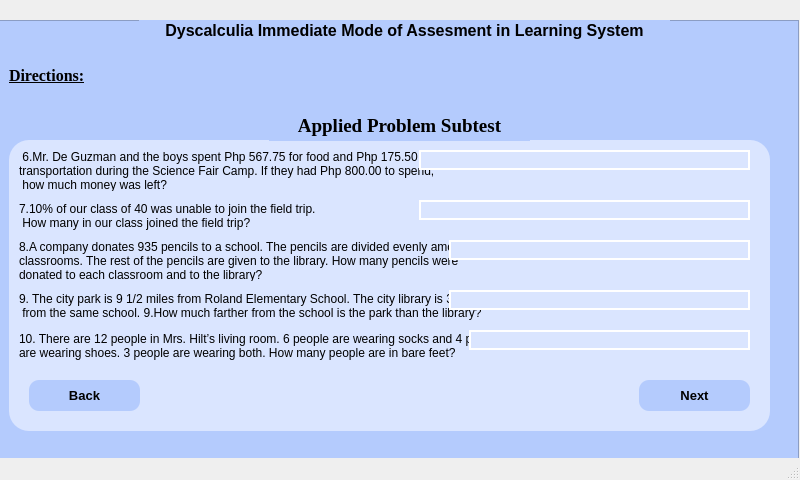
<?xml version="1.0" encoding="UTF-8"?>
<ui version="4.0">
 <class>MainWindow</class>
 <widget class="QMainWindow" name="MainWindow">
  <property name="geometry">
   <rect>
    <x>0</x>
    <y>0</y>
    <width>800</width>
    <height>480</height>
   </rect>
  </property>
  <property name="windowTitle">
   <string>MainWindow</string>
  </property>
  <widget class="QWidget" name="centralwidget">
   <widget class="QFrame" name="frame">
    <property name="geometry">
     <rect>
      <x>-1</x>
      <y>20</y>
      <width>800</width>
      <height>480</height>
     </rect>
    </property>
    <property name="styleSheet">
     <string notr="true">background-color: rgb(180, 203, 253);</string>
    </property>
    <property name="frameShape">
     <enum>QFrame::StyledPanel</enum>
    </property>
    <property name="frameShadow">
     <enum>QFrame::Raised</enum>
    </property>
    <widget class="QLabel" name="label_3">
     <property name="geometry">
      <rect>
       <x>10</x>
       <y>40</y>
       <width>91</width>
       <height>31</height>
      </rect>
     </property>
     <property name="font">
      <font>
       <family>Times New Roman</family>
       <pointsize>12</pointsize>
       <weight>75</weight>
       <bold>true</bold>
       <underline>true</underline>
      </font>
     </property>
     <property name="mouseTracking">
      <bool>false</bool>
     </property>
     <property name="text">
      <string>Directions:</string>
     </property>
    </widget>
    <widget class="QFrame" name="frame_2">
     <property name="geometry">
      <rect>
       <x>10</x>
       <y>120</y>
       <width>761</width>
       <height>291</height>
      </rect>
     </property>
     <property name="styleSheet">
      <string notr="true">background-color: rgb(218, 229, 255);
border-radius: 20px;</string>
     </property>
     <property name="frameShape">
      <enum>QFrame::StyledPanel</enum>
     </property>
     <property name="frameShadow">
      <enum>QFrame::Raised</enum>
     </property>
     <widget class="QLabel" name="label_5">
      <property name="geometry">
       <rect>
        <x>10</x>
        <y>10</y>
        <width>741</width>
        <height>41</height>
       </rect>
      </property>
      <property name="text">
       <string> 6.Mr. De Guzman and the boys spent Php 567.75 for food and Php 175.50 for 
transportation during the Science Fair Camp. If they had Php 800.00 to spend,
 how much money was left?</string>
      </property>
     </widget>
     <widget class="QLabel" name="label_6">
      <property name="geometry">
       <rect>
        <x>10</x>
        <y>60</y>
        <width>741</width>
        <height>31</height>
       </rect>
      </property>
      <property name="text">
       <string>7.10% of our class of 40 was unable to join the field trip.
 How many in our class joined the field trip?</string>
      </property>
     </widget>
     <widget class="QLabel" name="label_7">
      <property name="geometry">
       <rect>
        <x>10</x>
        <y>100</y>
        <width>741</width>
        <height>41</height>
       </rect>
      </property>
      <property name="text">
       <string>8.A company donates 935 pencils to a school. The pencils are divided evenly among 9 
classrooms. The rest of the pencils are given to the library. How many pencils were 
donated to each classroom and to the library?</string>
      </property>
     </widget>
     <widget class="QLabel" name="label_8">
      <property name="geometry">
       <rect>
        <x>10</x>
        <y>150</y>
        <width>741</width>
        <height>31</height>
       </rect>
      </property>
      <property name="text">
       <string>9. The city park is 9 1/2 miles from Roland Elementary School. The city library is 3 3/10 
 from the same school. 9.How much farther from the school is the park than the library? </string>
      </property>
     </widget>
     <widget class="QLabel" name="label_9">
      <property name="geometry">
       <rect>
        <x>10</x>
        <y>180</y>
        <width>741</width>
        <height>51</height>
       </rect>
      </property>
      <property name="text">
       <string>10. There are 12 people in Mrs. Hilt’s living room. 6 people are wearing socks and 4 people 
are wearing shoes. 3 people are wearing both. How many people are in bare feet? </string>
      </property>
     </widget>
     <widget class="QPushButton" name="pushButton">
      <property name="geometry">
       <rect>
        <x>20</x>
        <y>240</y>
        <width>111</width>
        <height>31</height>
       </rect>
      </property>
      <property name="font">
       <font>
        <pointsize>10</pointsize>
        <weight>75</weight>
        <bold>true</bold>
       </font>
      </property>
      <property name="cursor">
       <cursorShape>PointingHandCursor</cursorShape>
      </property>
      <property name="styleSheet">
       <string notr="true">background-color: rgb(180, 203, 253);
border-radius: 10px;</string>
      </property>
      <property name="text">
       <string>Back</string>
      </property>
     </widget>
     <widget class="QPushButton" name="pushButton_2">
      <property name="geometry">
       <rect>
        <x>630</x>
        <y>240</y>
        <width>111</width>
        <height>31</height>
       </rect>
      </property>
      <property name="font">
       <font>
        <pointsize>10</pointsize>
        <weight>75</weight>
        <bold>true</bold>
        <kerning>true</kerning>
       </font>
      </property>
      <property name="cursor">
       <cursorShape>PointingHandCursor</cursorShape>
      </property>
      <property name="acceptDrops">
       <bool>false</bool>
      </property>
      <property name="styleSheet">
       <string notr="true">background-color: rgb(180, 203, 253);
border-radius: 10px;</string>
      </property>
      <property name="text">
       <string>Next</string>
      </property>
      <property name="autoDefault">
       <bool>false</bool>
      </property>
     </widget>
     <widget class="QLineEdit" name="lineEdit">
      <property name="geometry">
       <rect>
        <x>410</x>
        <y>10</y>
        <width>331</width>
        <height>20</height>
       </rect>
      </property>
      <property name="styleSheet">
       <string notr="true">QLineEdit {
	border: 2px solid #FFFFFF;
}

QLineEdit:focus{
	border: 2px solid #000000
}</string>
      </property>
     </widget>
     <widget class="QLineEdit" name="lineEdit_2">
      <property name="geometry">
       <rect>
        <x>410</x>
        <y>60</y>
        <width>331</width>
        <height>20</height>
       </rect>
      </property>
      <property name="styleSheet">
       <string notr="true">QLineEdit {
	border: 2px solid #FFFFFF;
}

QLineEdit:focus{
	border: 2px solid #000000
}</string>
      </property>
     </widget>
     <widget class="QLineEdit" name="lineEdit_3">
      <property name="geometry">
       <rect>
        <x>440</x>
        <y>100</y>
        <width>301</width>
        <height>20</height>
       </rect>
      </property>
      <property name="styleSheet">
       <string notr="true">QLineEdit {
	border: 2px solid #FFFFFF;
}

QLineEdit:focus{
	border: 2px solid #000000
}</string>
      </property>
     </widget>
     <widget class="QLineEdit" name="lineEdit_4">
      <property name="geometry">
       <rect>
        <x>440</x>
        <y>150</y>
        <width>301</width>
        <height>20</height>
       </rect>
      </property>
      <property name="styleSheet">
       <string notr="true">QLineEdit {
	border: 2px solid #FFFFFF;
}

QLineEdit:focus{
	border: 2px solid #000000
}</string>
      </property>
     </widget>
     <widget class="QLineEdit" name="lineEdit_5">
      <property name="geometry">
       <rect>
        <x>460</x>
        <y>190</y>
        <width>281</width>
        <height>20</height>
       </rect>
      </property>
      <property name="styleSheet">
       <string notr="true">QLineEdit {
	border: 2px solid #FFFFFF;
}

QLineEdit:focus{
	border: 2px solid #000000
}</string>
      </property>
     </widget>
    </widget>
    <widget class="QLabel" name="label">
     <property name="geometry">
      <rect>
       <x>140</x>
       <y>0</y>
       <width>531</width>
       <height>20</height>
      </rect>
     </property>
     <property name="font">
      <font>
       <pointsize>12</pointsize>
       <weight>75</weight>
       <bold>true</bold>
       <underline>false</underline>
      </font>
     </property>
     <property name="text">
      <string>Dyscalculia Immediate Mode of Assesment in Learning System</string>
     </property>
     <property name="alignment">
      <set>Qt::AlignCenter</set>
     </property>
     <property name="wordWrap">
      <bool>false</bool>
     </property>
    </widget>
    <widget class="QLabel" name="label_4">
     <property name="geometry">
      <rect>
       <x>270</x>
       <y>90</y>
       <width>261</width>
       <height>31</height>
      </rect>
     </property>
     <property name="font">
      <font>
       <family>Times New Roman</family>
       <pointsize>14</pointsize>
       <weight>75</weight>
       <bold>true</bold>
       <underline>false</underline>
      </font>
     </property>
     <property name="mouseTracking">
      <bool>false</bool>
     </property>
     <property name="text">
      <string>Applied Problem Subtest</string>
     </property>
     <property name="alignment">
      <set>Qt::AlignCenter</set>
     </property>
    </widget>
   </widget>
  </widget>
  <widget class="QMenuBar" name="menubar">
   <property name="geometry">
    <rect>
     <x>0</x>
     <y>0</y>
     <width>800</width>
     <height>21</height>
    </rect>
   </property>
  </widget>
  <widget class="QStatusBar" name="statusbar"/>
 </widget>
 <resources/>
 <connections/>
</ui>
